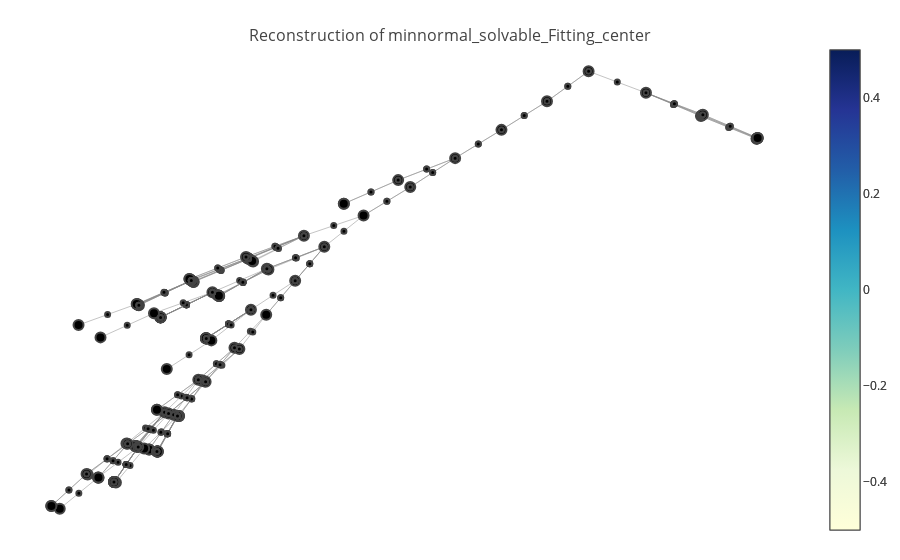

Here is the notebook cell this chart was saved with:
### Code cell
from ml4tputils.visualize import *

# tgtlem = "chief_stab_sub_Fitting"
# tgtlem = "nG\'G"
tgtlem = "minnormal_solvable_Fitting_center"
file = "/Users/dehuang/Documents/research/ml4tp/data/odd-order/BGsection1.v.dump"
#tgtlem = "oU"
#file = "/Users/dehuang/Documents/research/ml4tp/data/odd-order/PFsection14.v.dump"
vis = Visualize(f_display=True, f_jupyter=True, f_verbose=False, tgtlem=tgtlem)
tactrs = vis.visualize_file(file)

### Figure 1 — Plotly figure (JSON) as saved in the notebook; plotly's stock layout.template omitted (floating-point values rounded to 4 significant figures; data arrays with more than 128 entries replaced by an {"elided": "..."} marker saying what was removed)
{"data": [{"hoverinfo": null, "line": {"color": "#888", "width": 0.5}, "mode": "lines", "type": "scatter", "x": {"elided": "834 float values"}, "y": {"elided": "834 float values"}}, {"hoverinfo": "text", "marker": {"color": [], "colorscale": "YIGnBu", "line": {"width": 2}, "reversescale": true, "showscale": true, "size": 10}, "mode": "markers", "text": ["gid: 50<br>gT: finGroupType<br>G: {group gT}<br>M: {group gT}<br>=====================<br>'Z('F(G)) <| G", "gid: 60<br>gT: finGroupType<br>G: {group gT}<br>M: {group gT}<br>=====================<br>true", "gid: 76<br>gT: finGroupType<br>G: {group gT}<br>M: {group gT}<br>=====================<br>true", "gid: 77<br>gT: finGroupType<br>G: {group gT}<br>M: {group gT}<br>=====================<br>G <| G", "gid: T170", "gid: T171", "gid: T172", "gid: T173", "gid: T174", "gid: T175", "gid: 45<br>gT: finGroupType<br>G: {group gT}<br>M: {group gT}<br>=====================<br>minnormal M G -> M \\subset G -> solvable M -> M \\subset 'Z('F(G))", "gid: 91<br>gT: finGroupType<br>G: {group gT}<br>M: {group gT}<br>nZG: 'Z('F(G)) <| G<br>=====================<br>minnormal M G -> M \\subset G -> solvable M -> M \\subset 'Z('F(G))", "gid: 94<br>gT: finGroupType<br>G: {group gT}<br>M: {group gT}<br>nZG: 'Z('F(G)) <| G<br>minM: minnormal M G<br>sMG: M \\subset G<br>solM: solvable M<br>=====================<br>M \\subset 'Z('F(G))", "gid: 142<br>gT: finGroupType<br>G: {group gT}<br>M: {group gT}<br>nZG: 'Z('F(G)) <| G<br>minM: minnormal M G<br>sMG: M \\subset G<br>solM: solvable M<br>ntM: M != 1<br>nMG: G \\subset 'N(M)<br>minM': forall H : {group gT}, (H != 1) && (G \\subset 'N(H)) -> H \\subset M -> H = M<br>=====================<br>M \\subset 'Z('F(G))", "gid: 269<br>gT: finGroupType<br>G: {group gT}<br>M: {group gT}<br>nZG: 'Z('F(G)) <| G<br>minM: minnormal M G<br>sMG: M \\subset G<br>solM: solvable M<br>ntM: M != 1<br>nMG: G \\subset 'N(M)<br>minM': forall H : {group gT}, (H != 1) && (G \\subset 'N(H)) -> H \\subset M -> H = M<br>=====================<br>((M :&: 'Z('F(G)))%G != 1) && (G \\subset 'N((M :&: 'Z('F(G)))%G))", "gid: 270<br>gT: finGroupType<br>G: {group gT}<br>M: {group gT}<br>nZG: 'Z('F(G)) <| G<br>minM: minnormal M G<br>sMG: M \\subset G<br>solM: solvable M<br>ntM: M != 1<br>nMG: G \\subset 'N(M)<br>minM': forall H : {group gT}, (H != 1) && (G \\subset 'N(H)) -> H \\subset M -> H = M<br>=====================<br>(M :&: 'Z('F(G)))%G \\subset M", "gid: T176", "gid: T177", "gid: 301<br>gT: finGroupType<br>G: {group gT}<br>M: {group gT}<br>nZG: 'Z('F(G)) <| G<br>minM: minnormal M G<br>sMG: M \\subset G<br>solM: solvable M<br>ntM: M != 1<br>nMG: G \\subset 'N(M)<br>minM': forall H : {group gT}, (H != 1) && (G \\subset 'N(H)) -> H \\subset M -> H = M<br>=====================<br>(M :&: 'Z('F(G)))%G != 1 /\\ G \\subset 'N((M :&: 'Z('F(G)))%G)", "gid: 303<br>gT: finGroupType<br>G: {group gT}<br>M: {group gT}<br>nZG: 'Z('F(G)) <| G<br>minM: minnormal M G<br>sMG: M \\subset G<br>solM: solvable M<br>ntM: M != 1<br>nMG: G \\subset 'N(M)<br>minM': forall H : {group gT}, (H != 1) && (G \\subset 'N(H)) -> H \\subset M -> H = M<br>=====================<br>(M :&: 'Z('F(G)))%G != 1", "gid: 304<br>gT: finGroupType<br>G: {group gT}<br>M: {group gT}<br>nZG: 'Z('F(G)) <| G<br>minM: minnormal M G<br>sMG: M \\subset G<br>solM: solvable M<br>ntM: M != 1<br>nMG: G \\subset 'N(M)<br>minM': forall H : {group gT}, (H != 1) && (G \\subset 'N(H)) -> H \\subset M -> H = M<br>=====================<br>G \\subset 'N((M :&: 'Z('F(G)))%G)", "gid: 315<br>gT: finGroupType<br>G: {group gT}<br>M: {group gT}<br>nZG: 'Z('F(G)) <| G<br>minM: minnormal M G<br>sMG: M \\subset G<br>solM: solvable M<br>ntM: M != 1<br>nMG: G \\subset 'N(M)<br>minM': forall H : {group gT}, (H != 1) && (G \\subset 'N(H)) -> H \\subset M -> H = M<br>=====================<br>true", "gid: T178", "gid: T179", "gid: 316<br>gT: finGroupType<br>G: {group gT}<br>M: {group gT}<br>nZG: 'Z('F(G)) <| G<br>minM: minnormal M G<br>sMG: M \\subset G<br>solM: solvable M<br>ntM: M != 1<br>nMG: G \\subset 'N(M)<br>minM': forall H : {group gT}, (H != 1) && (G \\subset 'N(H)) -> H \\subset M -> H = M<br>=====================<br>G \\subset 'N(M)", "gid: T180", "gid: T181", "gid: 317<br>gT: finGroupType<br>G: {group gT}<br>M: {group gT}<br>nZG: 'Z('F(G)) <| G<br>minM: minnormal M G<br>sMG: M \\subset G<br>solM: solvable M<br>ntM: M != 1<br>nMG: G \\subset 'N(M)<br>minM': forall H : {group gT}, (H != 1) && (G \\subset 'N(H)) -> H \\subset M -> H = M<br>=====================<br>G \\subset 'N(('Z('F(G)))%G)", "gid: 318<br>gT: finGroupType<br>G: {group gT}<br>M: {group gT}<br>nZG: 'Z('F(G)) <| G<br>minM: minnormal M G<br>sMG: M \\subset G<br>solM: solvable M<br>ntM: M != 1<br>nMG: G \\subset 'N(M)<br>minM': forall H : {group gT}, (H != 1) && (G \\subset 'N(H)) -> H \\subset M -> H = M<br>=====================<br>(G \\subset 'N(('Z('F(G)))%G)) = true", "gid: 335<br>gT: finGroupType<br>G: {group gT}<br>M: {group gT}<br>nZG: 'Z('F(G)) <| G<br>minM: minnormal M G<br>sMG: M \\subset G<br>solM: solvable M<br>ntM: M != 1<br>nMG: G \\subset 'N(M)<br>minM': forall H : {group gT}, (H != 1) && (G \\subset 'N(H)) -> H \\subset M -> H = M<br>=====================<br>true = (G \\subset 'N(('Z('F(G)))%G))", "gid: E135", "gid: E136", "gid: E137", "gid: E138", "gid: E139", "gid: E140", "gid: 338<br>gT: finGroupType<br>G: {group gT}<br>M: {group gT}<br>nZG: 'Z('F(G)) <| G<br>minM: minnormal M G<br>sMG: M \\subset G<br>solM: solvable M<br>ntM: M != 1<br>nMG: G \\subset 'N(M)<br>minM': forall H : {group gT}, (H != 1) && (G \\subset 'N(H)) -> H \\subset M -> H = M<br>=====================<br>locked false = true", "gid: E141", "gid: 344<br>gT: finGroupType<br>G: {group gT}<br>M: {group gT}<br>nZG: 'Z('F(G)) <| G<br>minM: minnormal M G<br>sMG: M \\subset G<br>solM: solvable M<br>ntM: M != 1<br>nMG: G \\subset 'N(M)<br>minM': forall H : {group gT}, (H != 1) && (G \\subset 'N(H)) -> H \\subset M -> H = M<br>=====================<br>true", "gid: 345<br>gT: finGroupType<br>G: {group gT}<br>M: {group gT}<br>nZG: 'Z('F(G)) <| G<br>minM: minnormal M G<br>sMG: M \\subset G<br>solM: solvable M<br>ntM: M != 1<br>nMG: G \\subset 'N(M)<br>minM': forall H : {group gT}, (H != 1) && (G \\subset 'N(H)) -> H \\subset M -> H = M<br>=====================<br>('Z('F(G)))%G <| G", "gid: T182", "gid: T183", "gid: T184", "gid: T185", "gid: T186", "gid: T187", "gid: 378<br>gT: finGroupType<br>G: {group gT}<br>M: {group gT}<br>nZG: 'Z('F(G)) <| G<br>minM: minnormal M G<br>sMG: M \\subset G<br>solM: solvable M<br>ntM: M != 1<br>nMG: G \\subset 'N(M)<br>minM': forall H : {group gT}, (H != 1) && (G \\subset 'N(H)) -> H \\subset M -> H = M<br>=====================<br>nilpotent ('F(G))%G", "gid: 381<br>gT: finGroupType<br>G: {group gT}<br>M: {group gT}<br>nZG: 'Z('F(G)) <| G<br>minM: minnormal M G<br>sMG: M \\subset G<br>solM: solvable M<br>ntM: M != 1<br>nMG: G \\subset 'N(M)<br>minM': forall H : {group gT}, (H != 1) && (G \\subset 'N(H)) -> H \\subset M -> H = M<br>=====================<br>nilpotent ('F(G))%G = true", "gid: 398<br>gT: finGroupType<br>G: {group gT}<br>M: {group gT}<br>nZG: 'Z('F(G)) <| G<br>minM: minnormal M G<br>sMG: M \\subset G<br>solM: solvable M<br>ntM: M != 1<br>nMG: G \\subset 'N(M)<br>minM': forall H : {group gT}, (H != 1) && (G \\subset 'N(H)) -> H \\subset M -> H = M<br>=====================<br>true = nilpotent ('F(G))%G", "gid: E142<br>gT: finGroupType<br>G: {group gT}<br>M: {group gT}<br>nZG: 'Z('F(G)) <| G<br>minM: minnormal M G<br>sMG: M \\subset G<br>solM: solvable M<br>ntM: M != 1<br>nMG: G \\subset 'N(M)<br>minM': forall H : {group gT}, (H != 1) && (G \\subset 'N(H)) -> H \\subset M -> H = M<br>=====================<br>M \\subset 'Z('F(G))", "gid: E143", "gid: E144", "gid: E145", "gid: E146", "gid: E147", "gid: 401<br>gT: finGroupType<br>G: {group gT}<br>M: {group gT}<br>nZG: 'Z('F(G)) <| G<br>minM: minnormal M G<br>sMG: M \\subset G<br>solM: solvable M<br>ntM: M != 1<br>nMG: G \\subset 'N(M)<br>minM': forall H : {group gT}, (H != 1) && (G \\subset 'N(H)) -> H \\subset M -> H = M<br>=====================<br>locked false = true", "gid: E148", "gid: 379<br>gT: finGroupType<br>G: {group gT}<br>M: {group gT}<br>nZG: 'Z('F(G)) <| G<br>minM: minnormal M G<br>sMG: M \\subset G<br>solM: solvable M<br>ntM: M != 1<br>nMG: G \\subset 'N(M)<br>minM': forall H : {group gT}, (H != 1) && (G \\subset 'N(H)) -> H \\subset M -> H = M<br>=====================<br>M <| ('F(G))%G", "gid: 402<br>gT: finGroupType<br>G: {group gT}<br>M: {group gT}<br>nZG: 'Z('F(G)) <| G<br>minM: minnormal M G<br>sMG: M \\subset G<br>solM: solvable M<br>ntM: M != 1<br>nMG: G \\subset 'N(M)<br>minM': forall H : {group gT}, (H != 1) && (G \\subset 'N(H)) -> H \\subset M -> H = M<br>=====================<br>(M <| ('F(G))%G) = true", "gid: 419<br>gT: finGroupType<br>G: {group gT}<br>M: {group gT}<br>nZG: 'Z('F(G)) <| G<br>minM: minnormal M G<br>sMG: M \\subset G<br>solM: solvable M<br>ntM: M != 1<br>nMG: G \\subset 'N(M)<br>minM': forall H : {group gT}, (H != 1) && (G \\subset 'N(H)) -> H \\subset M -> H = M<br>=====================<br>true = (M <| ('F(G))%G)", "gid: E149", "gid: E150", "gid: E151", "gid: E152", "gid: E153", "gid: E154", "gid: 422<br>gT: finGroupType<br>G: {group gT}<br>M: {group gT}<br>nZG: 'Z('F(G)) <| G<br>minM: minnormal M G<br>sMG: M \\subset G<br>solM: solvable M<br>ntM: M != 1<br>nMG: G \\subset 'N(M)<br>minM': forall H : {group gT}, (H != 1) && (G \\subset 'N(H)) -> H \\subset M -> H = M<br>=====================<br>locked false = true", "gid: E155", "gid: 380<br>gT: finGroupType<br>G: {group gT}<br>M: {group gT}<br>nZG: 'Z('F(G)) <| G<br>minM: minnormal M G<br>sMG: M \\subset G<br>solM: solvable M<br>ntM: M != 1<br>nMG: G \\subset 'N(M)<br>minM': forall H : {group gT}, (H != 1) && (G \\subset 'N(H)) -> H \\subset M -> H = M<br>=====================<br>M != 1", "gid: T188", "gid: T189", "gid: T190", "gid: T191", "gid: T192", "gid: T193", "gid: 448<br>gT: finGroupType<br>G: {group gT}<br>M: {group gT}<br>nZG: 'Z('F(G)) <| G<br>minM: minnormal M G<br>sMG: M \\subset G<br>solM: solvable M<br>ntM: M != 1<br>nMG: G \\subset 'N(M)<br>minM': forall H : {group gT}, (H != 1) && (G \\subset 'N(H)) -> H \\subset M -> H = M<br>=====================<br>M \\subset ('F(G))%G /\\ ('F(G))%G \\subset 'N(M)", "gid: 450<br>gT: finGroupType<br>G: {group gT}<br>M: {group gT}<br>nZG: 'Z('F(G)) <| G<br>minM: minnormal M G<br>sMG: M \\subset G<br>solM: solvable M<br>ntM: M != 1<br>nMG: G \\subset 'N(M)<br>minM': forall H : {group gT}, (H != 1) && (G \\subset 'N(H)) -> H \\subset M -> H = M<br>=====================<br>M \\subset ('F(G))%G", "gid: 451<br>gT: finGroupType<br>G: {group gT}<br>M: {group gT}<br>nZG: 'Z('F(G)) <| G<br>minM: minnormal M G<br>sMG: M \\subset G<br>solM: solvable M<br>ntM: M != 1<br>nMG: G \\subset 'N(M)<br>minM': forall H : {group gT}, (H != 1) && (G \\subset 'N(H)) -> H \\subset M -> H = M<br>=====================<br>('F(G))%G \\subset 'N(M)", "gid: 477<br>gT: finGroupType<br>G: {group gT}<br>M: {group gT}<br>nZG: 'Z('F(G)) <| G<br>minM: minnormal M G<br>sMG: M \\subset G<br>solM: solvable M<br>ntM: M != 1<br>nMG: G \\subset 'N(M)<br>minM': forall H : {group gT}, (H != 1) && (G \\subset 'N(H)) -> H \\subset M -> H = M<br>=====================<br>G \\subset 'N(M)", "gid: T194", "gid: T195", "gid: T196", "gid: T197", "gid: 502<br>gT: finGroupType<br>G: {group gT}<br>M: {group gT}<br>nZG: 'Z('F(G)) <| G<br>minM: minnormal M G<br>sMG: M \\subset G<br>solM: solvable M<br>ntM: M != 1<br>nMG: G \\subset 'N(M)<br>minM': forall H : {group gT}, (H != 1) && (G \\subset 'N(H)) -> H \\subset M -> H = M<br>=====================<br>M <| G", "gid: 503<br>gT: finGroupType<br>G: {group gT}<br>M: {group gT}<br>nZG: 'Z('F(G)) <| G<br>minM: minnormal M G<br>sMG: M \\subset G<br>solM: solvable M<br>ntM: M != 1<br>nMG: G \\subset 'N(M)<br>minM': forall H : {group gT}, (H != 1) && (G \\subset 'N(H)) -> H \\subset M -> H = M<br>=====================<br>nilpotent M", "gid: 504<br>gT: finGroupType<br>G: {group gT}<br>M: {group gT}<br>nZG: 'Z('F(G)) <| G<br>minM: minnormal M G<br>sMG: M \\subset G<br>solM: solvable M<br>ntM: M != 1<br>nMG: G \\subset 'N(M)<br>minM': forall H : {group gT}, (H != 1) && (G \\subset 'N(H)) -> H \\subset M -> H = M<br>=====================<br>(M <| G) = true", "gid: 521<br>gT: finGroupType<br>G: {group gT}<br>M: {group gT}<br>nZG: 'Z('F(G)) <| G<br>minM: minnormal M G<br>sMG: M \\subset G<br>solM: solvable M<br>ntM: M != 1<br>nMG: G \\subset 'N(M)<br>minM': forall H : {group gT}, (H != 1) && (G \\subset 'N(H)) -> H \\subset M -> H = M<br>=====================<br>true = (M <| G)", "gid: E156", "gid: E157", "gid: E158", "gid: E159", "gid: E160", "gid: E161", "gid: 524<br>gT: finGroupType<br>G: {group gT}<br>M: {group gT}<br>nZG: 'Z('F(G)) <| G<br>minM: minnormal M G<br>sMG: M \\subset G<br>solM: solvable M<br>ntM: M != 1<br>nMG: G \\subset 'N(M)<br>minM': forall H : {group gT}, (H != 1) && (G \\subset 'N(H)) -> H \\subset M -> H = M<br>=====================<br>locked false = true", "gid: E162", "gid: 529<br>gT: finGroupType<br>G: {group gT}<br>M: {group gT}<br>nZG: 'Z('F(G)) <| G<br>minM: minnormal M G<br>sMG: M \\subset G<br>solM: solvable M<br>ntM: M != 1<br>nMG: G \\subset 'N(M)<br>minM': forall H : {group gT}, (H != 1) && (G \\subset 'N(H)) -> H \\subset M -> H = M<br>=====================<br>true && (G \\subset 'N(M))", "gid: T198", "gid: T199", "gid: T200", "gid: T201", "gid: 530<br>gT: finGroupType<br>G: {group gT}<br>M: {group gT}<br>nZG: 'Z('F(G)) <| G<br>minM: minnormal M G<br>sMG: M \\subset G<br>solM: solvable M<br>ntM: M != 1<br>nMG: G \\subset 'N(M)<br>minM': forall H : {group gT}, (H != 1) && (G \\subset 'N(H)) -> H \\subset M -> H = M<br>=====================<br>nilpotent M = true", "gid: 547<br>gT: finGroupType<br>G: {group gT}<br>M: {group gT}<br>nZG: 'Z('F(G)) <| G<br>minM: minnormal M G<br>sMG: M \\subset G<br>solM: solvable M<br>ntM: M != 1<br>nMG: G \\subset 'N(M)<br>minM': forall H : {group gT}, (H != 1) && (G \\subset 'N(H)) -> H \\subset M -> H = M<br>=====================<br>true = nilpotent M", "gid: E163", "gid: E164", "gid: E165", "gid: E166", "gid: E167", "gid: E168", "gid: 550<br>gT: finGroupType<br>G: {group gT}<br>M: {group gT}<br>nZG: 'Z('F(G)) <| G<br>minM: minnormal M G<br>sMG: M \\subset G<br>solM: solvable M<br>ntM: M != 1<br>nMG: G \\subset 'N(M)<br>minM': forall H : {group gT}, (H != 1) && (G \\subset 'N(H)) -> H \\subset M -> H = M<br>=====================<br>locked false = true", "gid: E169", "gid: 553<br>gT: finGroupType<br>G: {group gT}<br>M: {group gT}<br>nZG: 'Z('F(G)) <| G<br>minM: minnormal M G<br>sMG: M \\subset G<br>solM: solvable M<br>ntM: M != 1<br>nMG: G \\subset 'N(M)<br>minM': forall H : {group gT}, (H != 1) && (G \\subset 'N(H)) -> H \\subset M -> H = M<br>=====================<br>nilpotent M", "gid: 554<br>gT: finGroupType<br>G: {group gT}<br>M: {group gT}<br>nZG: 'Z('F(G)) <| G<br>minM: minnormal M G<br>sMG: M \\subset G<br>solM: solvable M<br>ntM: M != 1<br>nMG: G \\subset 'N(M)<br>minM': forall H : {group gT}, (H != 1) && (G \\subset 'N(H)) -> H \\subset M -> H = M<br>=====================<br>nilpotent M = true", "gid: 571<br>gT: finGroupType<br>G: {group gT}<br>M: {group gT}<br>nZG: 'Z('F(G)) <| G<br>minM: minnormal M G<br>sMG: M \\subset G<br>solM: solvable M<br>ntM: M != 1<br>nMG: G \\subset 'N(M)<br>minM': forall H : {group gT}, (H != 1) && (G \\subset 'N(H)) -> H \\subset M -> H = M<br>=====================<br>true = nilpotent M", "gid: E170", "gid: E171", "gid: E172", "gid: E173", "gid: E174", "gid: E175", "gid: 574<br>gT: finGroupType<br>G: {group gT}<br>M: {group gT}<br>nZG: 'Z('F(G)) <| G<br>minM: minnormal M G<br>sMG: M \\subset G<br>solM: solvable M<br>ntM: M != 1<br>nMG: G \\subset 'N(M)<br>minM': forall H : {group gT}, (H != 1) && (G \\subset 'N(H)) -> H \\subset M -> H = M<br>=====================<br>locked false = true", "gid: E176", "gid: 586<br>gT: finGroupType<br>G: {group gT}<br>M: {group gT}<br>nZG: 'Z('F(G)) <| G<br>minM: minnormal M G<br>sMG: M \\subset G<br>solM: solvable M<br>ntM: M != 1<br>nMG: G \\subset 'N(M)<br>minM': forall H : {group gT}, (H != 1) && (G \\subset 'N(H)) -> H \\subset M -> H = M<br>=====================<br>abelian M", "gid: 680<br>gT: finGroupType<br>G: {group gT}<br>M: {group gT}<br>nZG: 'Z('F(G)) <| G<br>minM: minnormal M G<br>sMG: M \\subset G<br>solM: solvable M<br>ntM: M != 1<br>nMG: G \\subset 'N(M)<br>minM': forall H : {group gT}, (H != 1) && (G \\subset 'N(H)) -> H \\subset M -> H = M<br>=====================<br>abelian M -> abelian M", "gid: T202", "gid: T203", "gid: T204", "gid: T205"], "type": "scatter", "x": [0.786, 0.8912, 0.893, 0.8949, 0.9981, 0.9975, 0.9992, 0.9988, 1, 0.9996, 0.6762, 0.5966, 0.5095, 0.4208, 0.3349, 0.3118, 0.208, 0.2077, 0.2456, 0.1705, 0.1315, 0.02567, -0.07998, -0.07952, 0.02541, -0.08111, -0.08071, 0.02375, -0.08405, -0.1844, -0.1851, -0.1858, -0.1865, -0.1872, -0.1876, -0.1876, -0.1886, -0.2998, 0.02452, 0.02067, -0.08513, -0.08512, -0.08763, -0.08756, 0.03418, 0.03237, 0.06056, -0.04366, -0.1429, -0.1429, -0.1429, -0.143, -0.143, -0.143, -0.1431, -0.1555, -0.2578, 0.1147, 0.03009, -0.05535, -0.05545, -0.05555, -0.05565, -0.05576, -0.05587, -0.05599, -0.04565, -0.1309, 0.06353, -0.03342, -0.03378, -0.03064, -0.03086, -0.03107, -0.03132, 0.05931, -0.001424, 0.007928, -0.05884, -0.1076, -0.1073, -0.06359, -0.06381, -0.07063, -0.05666, -0.1352, -0.1872, -0.188, -0.1888, -0.1895, -0.1903, -0.191, -0.1916, -0.2081, -0.2823, -0.1177, -0.1646, -0.165, -0.1499, -0.1498, -0.1104, -0.1498, -0.1495, -0.1492, -0.1489, -0.1486, -0.1483, -0.148, -0.1743, -0.2283, -0.1275, -0.1856, -0.232, -0.2319, -0.2318, -0.2317, -0.2316, -0.2315, -0.2315, -0.2627, -0.3358, -0.2059, -0.2845, -0.3521, -0.3518, -0.2617, -0.2617], "y": [0.8759, 0.7915, 0.7939, 0.7964, 0.7094, 0.7087, 0.711, 0.7104, 0.7121, 0.7116, 0.9542, 0.8448, 0.7412, 0.6385, 0.5332, 0.5586, 0.4726, 0.4729, 0.4299, 0.3164, 0.3566, 0.2727, 0.189, 0.1884, 0.2731, 0.1904, 0.1899, 0.2748, 0.1936, 0.1037, 0.1044, 0.1053, 0.1061, 0.1068, 0.1073, 0.1074, 0.1082, 0.03201, 0.2744, 0.2794, 0.1959, 0.1959, 0.1991, 0.199, 0.2631, 0.2651, 0.2365, 0.1511, 0.05968, 0.05975, 0.05982, 0.05987, 0.05992, 0.05996, 0.06001, 0.07506, -0.01289, 0.1928, 0.08766, -0.0166, -0.01652, -0.01644, -0.01636, -0.01627, -0.01618, -0.01608, -0.02379, -0.1281, 0.2339, 0.1403, 0.1406, 0.1374, 0.1376, 0.1378, 0.138, 0.06954, -0.051, -0.05534, -0.1726, -0.2985, -0.2985, -0.1698, -0.1697, -0.167, -0.1746, -0.2853, -0.4098, -0.4094, -0.4091, -0.4087, -0.4083, -0.408, -0.4076, -0.3986, -0.5112, -0.2938, -0.4203, -0.4201, -0.2761, -0.2761, -0.2986, -0.4276, -0.4277, -0.4278, -0.4278, -0.4279, -0.4279, -0.428, -0.4171, -0.5406, -0.2895, -0.4116, -0.5383, -0.5383, -0.5383, -0.5384, -0.5384, -0.5384, -0.5383, -0.5224, -0.6357, -0.3996, -0.5091, -0.6257, -0.6259, -0.5226, -0.5225]}, {"hoverinfo": "text", "marker": {"color": [], "colorscale": "YIGnBu", "line": {"width": 2}, "reversescale": true, "showscale": true, "size": 5}, "mode": "markers", "text": {"elided": "278 str values"}, "type": "scatter", "x": {"elided": "278 float values"}, "y": {"elided": "278 float values"}}], "layout": {"hovermode": "closest", "margin": {"b": 20, "l": 5, "r": 5, "t": 40}, "showlegend": false, "title": "<br>Reconstruction of minnormal_solvable_Fitting_center", "titlefont": {"size": 16}, "xaxis": {"showgrid": false, "showticklabels": false, "zeroline": false}, "yaxis": {"showgrid": false, "showticklabels": false, "zeroline": false}}}
